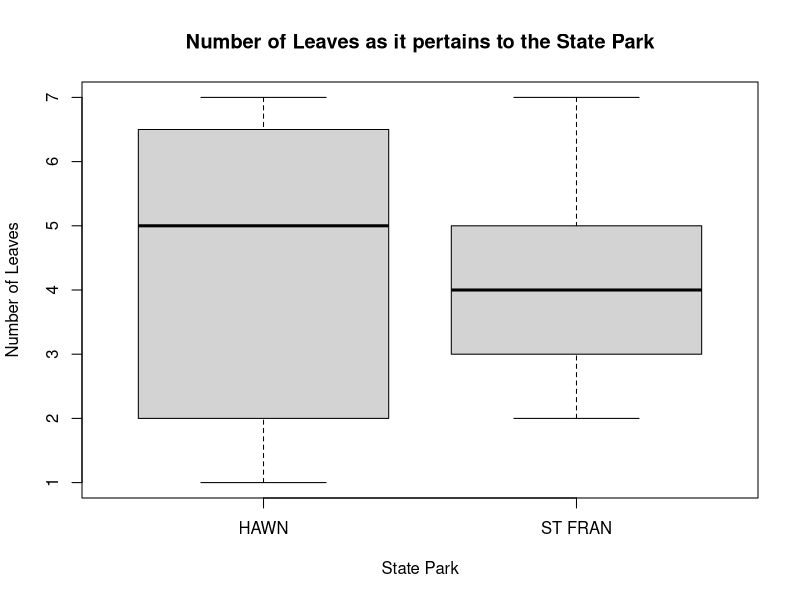
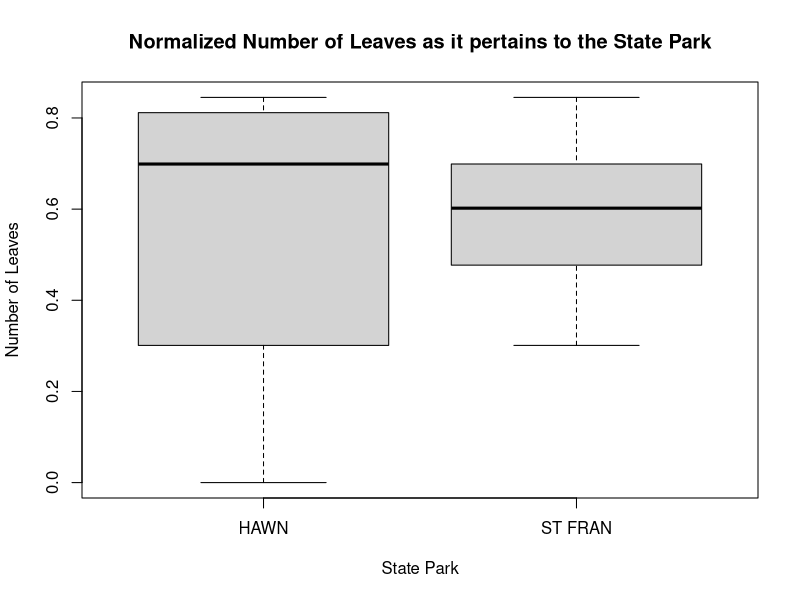
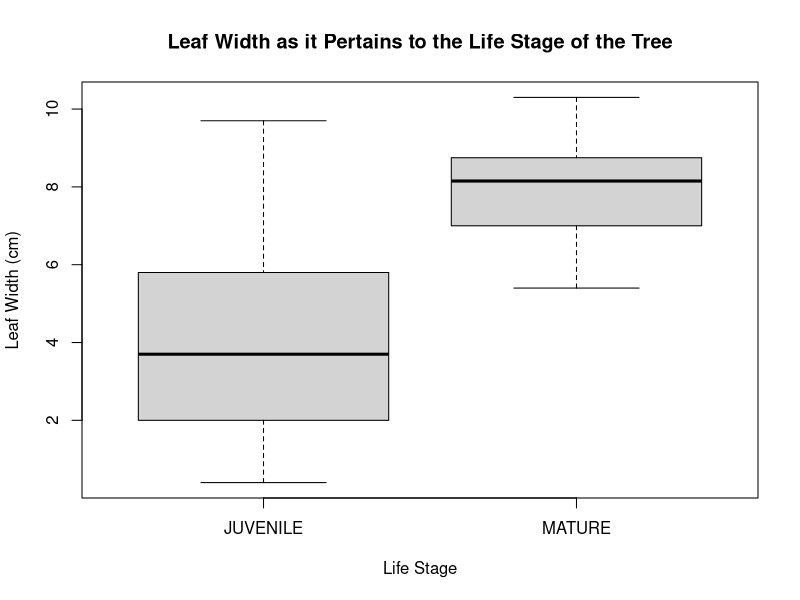
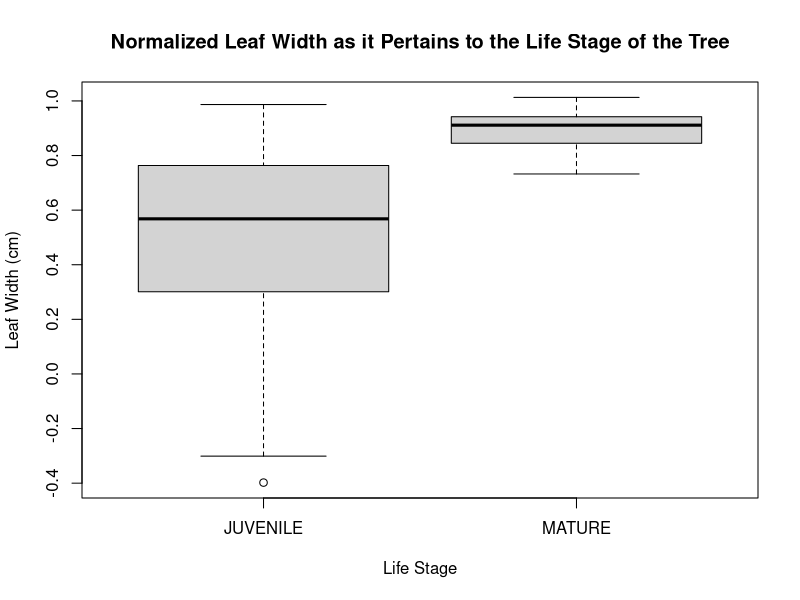

The R script that drew these images, in order:
## ---- chunk 1
knitr::opts_chunk$set(echo = TRUE)
## ---- chunk 2
library(readr)
(LeafData <- read_delim("LeafData.tsv","\t", escape_double = FALSE, trim_ws = TRUE))
summary(LeafData)

# Make sure to attach the data so you can reference the headers
attach(LeafData)
## ---- chunk 3
t.test(`LEAF NUMBER`~PARK)

# Boxplot
boxplot(`LEAF NUMBER`~PARK, xlab="State Park", ylab = "Number of Leaves", main = "Number of Leaves as it pertains to the State Park")
boxplot(log10(`LEAF NUMBER`)~PARK, xlab="State Park", ylab = "Number of Leaves", main = "Normalized Number of Leaves as it pertains to the State Park")

# Looking at a normalized t-test
t.test(log10(`LEAF NUMBER`)~PARK)

## ---- chunk 4
# Wilcoxon
wilcox.test(`LEAF W`~`LIFE STAGE`)

# Boxplot
boxplot(`LEAF W`~`LIFE STAGE`, xlab="Life Stage", ylab = "Leaf Width (cm)", main = "Leaf Width as it Pertains to the Life Stage of the Tree")
boxplot(log10(`LEAF W`)~`LIFE STAGE`, xlab="Life Stage", ylab = "Leaf Width (cm)", main = "Normalized Leaf Width as it Pertains to the Life Stage of the Tree")
